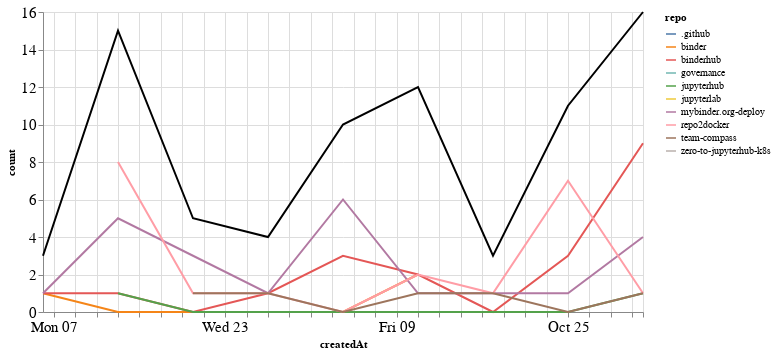

Notebook cell for this chart:
### Markdown cell above
## Comments

### Code cell
comments_time = comments.groupby('repo').resample('W', on='createdAt').count()['author'].reset_index()
comments_time = comments_time.rename(columns={'author': 'count'})
comments_time_total = comments_time.groupby('createdAt').agg({"count": "sum"}).reset_index()
ch1 = alt.Chart(comments_time, width=600).mark_line().encode(
    x='createdAt',
    y='count',
    color='repo',
    tooltip="repo"
)

ch2 = alt.Chart(comments_time_total, width=600).mark_line(color="black").encode(
    x='createdAt',
    y='count',
)

ch1 + ch2

### Figure 1 — Vega-Lite specification as saved in the notebook (floating-point values rounded to 4 significant figures)
{"config": {"axisLeft": {"labelFontSize": 15}, "axisBottom": {"labelFontSize": 15}}, "layer": [{"data": {"name": "data-8a4f9122d21a77aee84eb01e9579310d"}, "mark": "line", "encoding": {"color": {"type": "nominal", "field": "repo"}, "tooltip": {"type": "nominal", "field": "repo"}, "x": {"type": "temporal", "field": "createdAt"}, "y": {"type": "quantitative", "field": "count"}}, "width": 600}, {"data": {"name": "data-8b8800034ed5625ccbac4f5cc34b081a"}, "mark": {"type": "line", "color": "black"}, "encoding": {"x": {"type": "temporal", "field": "createdAt"}, "y": {"type": "quantitative", "field": "count"}}, "width": 600}], "$schema": "https://vega.github.io/schema/vega-lite/v4.8.1.json", "datasets": {"data-8a4f9122d21a77aee84eb01e9579310d": [{"repo": ".github", "createdAt": "2020-10-04T00:00:00", "count": 1}, {"repo": "binder", "createdAt": "2020-09-06T00:00:00", "count": 1}, {"repo": "binder", "createdAt": "2020-09-13T00:00:00", "count": 0}, {"repo": "binder", "createdAt": "2020-09-20T00:00:00", "count": 0}, {"repo": "binder", "createdAt": "2020-09-27T00:00:00", "count": 0}, {"repo": "binder", "createdAt": "2020-10-04T00:00:00", "count": 0}, {"repo": "binder", "createdAt": "2020-10-11T00:00:00", "count": 2}, {"repo": "binderhub", "createdAt": "2020-09-06T00:00:00", "count": 1}, {"repo": "binderhub", "createdAt": "2020-09-13T00:00:00", "count": 1}, {"repo": "binderhub", "createdAt": "2020-09-20T00:00:00", "count": 0}, {"repo": "binderhub", "createdAt": "2020-09-27T00:00:00", "count": 1}, {"repo": "binderhub", "createdAt": "2020-10-04T00:00:00", "count": 3}, {"repo": "binderhub", "createdAt": "2020-10-11T00:00:00", "count": 2}, {"repo": "binderhub", "createdAt": "2020-10-18T00:00:00", "count": 0}, {"repo": "binderhub", "createdAt": "2020-10-25T00:00:00", "count": 3}, {"repo": "binderhub", "createdAt": "2020-11-01T00:00:00", "count": 9}, {"repo": "governance", "createdAt": "2020-10-11T00:00:00", "count": 1}, {"repo": "jupyterhub", "createdAt": "2020-09-13T00:00:00", "count": 1}, {"repo": "jupyterhub", "createdAt": "2020-09-20T00:00:00", "count": 0}, {"repo": "jupyterhub", "createdAt": "2020-09-27T00:00:00", "count": 0}, {"repo": "jupyterhub", "createdAt": "2020-10-04T00:00:00", "count": 0}, {"repo": "jupyterhub", "createdAt": "2020-10-11T00:00:00", "count": 0}, {"repo": "jupyterhub", "createdAt": "2020-10-18T00:00:00", "count": 0}, {"repo": "jupyterhub", "createdAt": "2020-10-25T00:00:00", "count": 0}, {"repo": "jupyterhub", "createdAt": "2020-11-01T00:00:00", "count": 1}, {"repo": "jupyterlab", "createdAt": "2020-10-11T00:00:00", "count": 1}, {"repo": "mybinder.org-deploy", "createdAt": "2020-09-06T00:00:00", "count": 1}, {"repo": "mybinder.org-deploy", "createdAt": "2020-09-13T00:00:00", "count": 5}, {"repo": "mybinder.org-deploy", "createdAt": "2020-09-20T00:00:00", "count": 3}, {"repo": "mybinder.org-deploy", "createdAt": "2020-09-27T00:00:00", "count": 1}, {"repo": "mybinder.org-deploy", "createdAt": "2020-10-04T00:00:00", "count": 6}, {"repo": "mybinder.org-deploy", "createdAt": "2020-10-11T00:00:00", "count": 1}, {"repo": "mybinder.org-deploy", "createdAt": "2020-10-18T00:00:00", "count": 1}, {"repo": "mybinder.org-deploy", "createdAt": "2020-10-25T00:00:00", "count": 1}, {"repo": "mybinder.org-deploy", "createdAt": "2020-11-01T00:00:00", "count": 4}, {"repo": "repo2docker", "createdAt": "2020-09-13T00:00:00", "count": 8}, {"repo": "repo2docker", "createdAt": "2020-09-20T00:00:00", "count": 1}, {"repo": "repo2docker", "createdAt": "2020-09-27T00:00:00", "count": 1}, {"repo": "repo2docker", "createdAt": "2020-10-04T00:00:00", "count": 0}, {"repo": "repo2docker", "createdAt": "2020-10-11T00:00:00", "count": 2}, {"repo": "repo2docker", "createdAt": "2020-10-18T00:00:00", "count": 1}, {"repo": "repo2docker", "createdAt": "2020-10-25T00:00:00", "count": 7}, {"repo": "repo2docker", "createdAt": "2020-11-01T00:00:00", "count": 1}, {"repo": "team-compass", "createdAt": "2020-09-20T00:00:00", "count": 1}, {"repo": "team-compass", "createdAt": "2020-09-27T00:00:00", "count": 1}, {"repo": "team-compass", "createdAt": "2020-10-04T00:00:00", "count": 0}, {"repo": "team-compass", "createdAt": "2020-10-11T00:00:00", "count": 1}, {"repo": "team-compass", "createdAt": "2020-10-18T00:00:00", "count": 1}, {"repo": "team-compass", "createdAt": "2020-10-25T00:00:00", "count": 0}, {"repo": "team-compass", "createdAt": "2020-11-01T00:00:00", "count": 1}, {"repo": "zero-to-jupyterhub-k8s", "createdAt": "2020-10-11T00:00:00", "count": 2}], "data-8b8800034ed5625ccbac4f5cc34b081a": [{"createdAt": "2020-09-06T00:00:00", "count": 3}, {"createdAt": "2020-09-13T00:00:00", "count": 15}, {"createdAt": "2020-09-20T00:00:00", "count": 5}, {"createdAt": "2020-09-27T00:00:00", "count": 4}, {"createdAt": "2020-10-04T00:00:00", "count": 10}, {"createdAt": "2020-10-11T00:00:00", "count": 12}, {"createdAt": "2020-10-18T00:00:00", "count": 3}, {"createdAt": "2020-10-25T00:00:00", "count": 11}, {"createdAt": "2020-11-01T00:00:00", "count": 16}]}}
